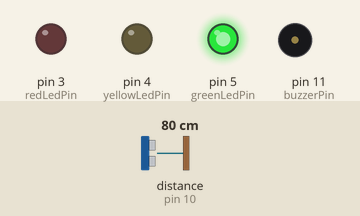
Simulated run of this sketch. Board: Arduino Uno, built with avr-gcc and run on an emulated ATmega328P. On the bench: output pins drawn as LEDs (lit = HIGH), buzzer (waves = sounding, pin HIGH). Wiring (inferred from the names in the program): ultrasonic range finder: trigger pin 9; echo pin 10. Inputs (shaded band) come from the test bench; at power-on: distance to the obstacle (sensor on pin 10) 80 cm. The echo pulse lasts 58.3 µs per cm; pins used as bus, display or sensor lines are not drawn; what the sketch prints to the serial monitor is not drawn.

Above: at 1.2 s.
1.3 s: distance to the obstacle (sensor on pin 10) set to 55 cm
3.3 s: distance to the obstacle (sensor on pin 10) set to 48 cm
At 3.44 s:
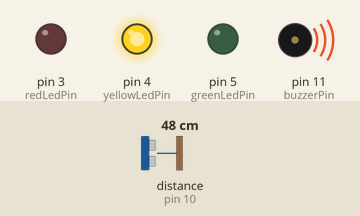
6.3 s: distance to the obstacle (sensor on pin 10) set to 25 cm
9.3 s: distance to the obstacle (sensor on pin 10) set to 20 cm
At 10.4 s:
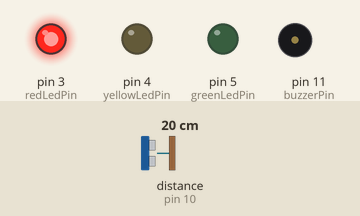
Timing chart, 0 to 13.3 s (numbered marks = the images above; inputs shaded):
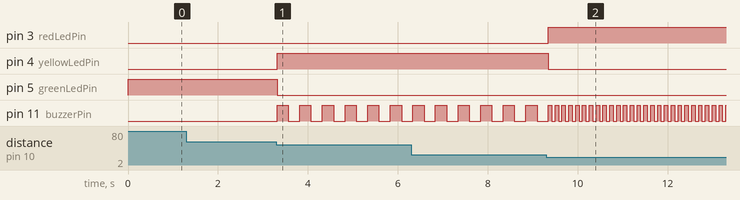

Measured:
- the behaviour switches between 52 and 51 cm on distance to the obstacle (sensor on pin 10) (found by bisection; images 0 and 1)
- the behaviour switches between 22 and 21 cm on distance to the obstacle (sensor on pin 10) (found by bisection; images 1 and 2)
- after the input at 1.3 s, every drawn part: stays the same
- after the input at 3.3 s, pin 4 (yellowLedPin): LOW → HIGH at once; pin 5 (greenLedPin): HIGH → LOW at once; pin 11 (buzzerPin): alternates HIGH for 0.25 s and LOW for 0.25 s, starting at once
- after the input at 9.3 s, pin 3 (redLedPin): LOW → HIGH after 0.05 s; pin 4 (yellowLedPin): HIGH → LOW after 0.05 s; pin 11 (buzzerPin): alternates HIGH for 0.08 s and LOW for 0.08 s, starting after 0.12 s

The sketch:

parking_sensor.ino
```cpp
/*
  Ultrasonic Parking Assistant
  By H. Bahadir Zunluoglu
*/

// sensor pins
const int trigPin = 9;
const int echoPin = 10;

// outputs
const int redLedPin = 3;
const int yellowLedPin = 4;
const int greenLedPin = 5;
const int buzzerPin = 11;

// logic variables
long duration;
int distance;

// setup
void setup() {
  // define pins
  pinMode(trigPin, OUTPUT);
  pinMode(echoPin, INPUT);

  // define output pins
  pinMode(redLedPin, OUTPUT);
  pinMode(yellowLedPin, OUTPUT);
  pinMode(greenLedPin, OUTPUT);
  pinMode(buzzerPin, OUTPUT);

  // for serial monitor in IDE
  Serial.begin(9600);
}

// main logic
void loop() {
  // Step 1: get distance

  // Clear the trigger pin
  digitalWrite(trigPin, LOW);
  delayMicroseconds(2);

  // Send a pulse
  // we are using 10 microseconds here
  digitalWrite(trigPin, HIGH);
  delayMicroseconds(10);
  digitalWrite(trigPin, LOW);

  // Read the echo time
  duration = pulseIn(echoPin, HIGH);

  // Calculate the distance in cm
  // speed of sound in cm * µs / 2 (since its a round trip)
  distance = duration * 0.034 / 2;

  // for debugging
  Serial.print("distance is ");
  Serial.print(distance);

  // Step 2: logic for leds and sound

  if (distance > 50) {
    // Safe: green + no sound
    digitalWrite(greenLedPin, HIGH); // green led
    digitalWrite(yellowLedPin, LOW);
    digitalWrite(redLedPin, LOW);
    digitalWrite(buzzerPin, LOW);

  } else if (distance > 20 && distance <= 50) {
    // warning: yellow + slow beep
    digitalWrite(greenLedPin, LOW);
    digitalWrite(yellowLedPin, HIGH); // yellow led
    digitalWrite(redLedPin, LOW);

    digitalWrite(buzzerPin, HIGH);
    delay(250); // beep for 0.25 seconds
    digitalWrite(buzzerPin, LOW);
    delay(250); // silence for 0.25 seconds

  } else if (distance <= 20 && distance > 0) {
    // danger: red + fast beep
    digitalWrite(greenLedPin, LOW);
    digitalWrite(yellowLedPin, LOW);
    digitalWrite(redLedPin, HIGH); // red led

    digitalWrite(buzzerPin, HIGH);
    delay(75); // beep for 0.075 seconds
    digitalWrite(buzzerPin, LOW);
    delay(75); // silence for 0.075 seconds

  } else {
    // Error: no led + wait a bit before reading again
    digitalWrite(greenLedPin, LOW);
    digitalWrite(yellowLedPin, LOW);
    digitalWrite(redLedPin, LOW);
    digitalWrite(buzzerPin, LOW);
    delay(100); // Wait a bit
  }
}
```
